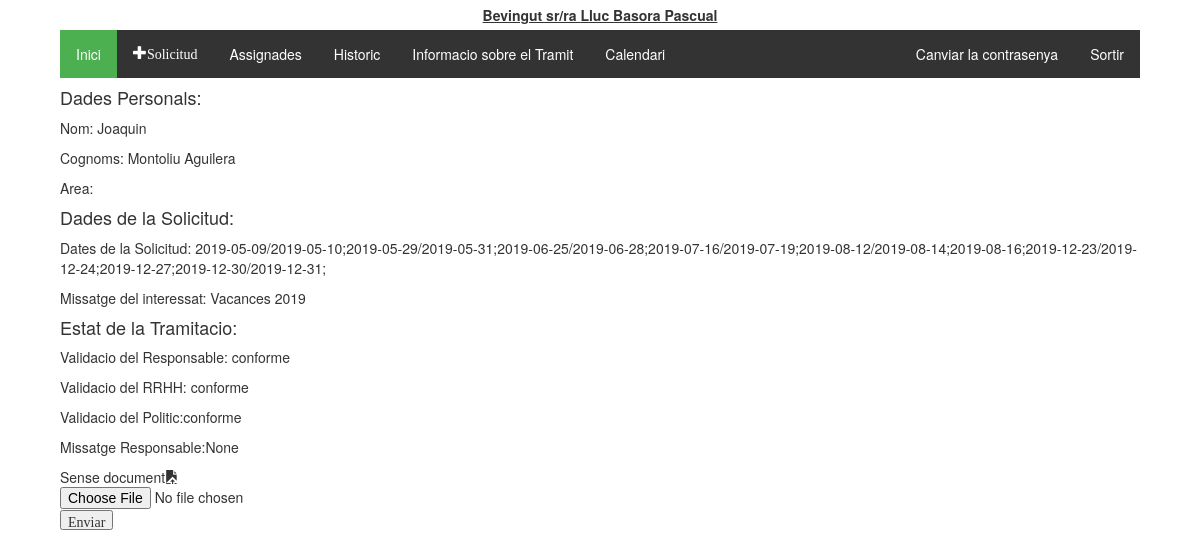
The app's page /tramitador/tramit/1/ (signed in) with its own data.
### tramitador/models.py (models this page shows, shortened)
class Treballadors(AbstractUser):
    usuari = models.CharField(max_length=20)
    """nom = models.CharField(max_length=20)
    cognoms = models.CharField(max_length=20)
    email = models.CharField(max_length=50)"""
    dni = models.CharField(max_length=20, null = True, blank=True)
    areas = models.ManyToManyField(Area)
    """rol = models.CharField(max_length=20, choices = tip_rols, default = 'treb')
    estat = models.CharField(max_length=10, choices = tip_estats, default = 'alta')"""
    representant = models.ForeignKey('self', on_delete=models.CASCADE, blank=True, null = True)
    class Meta:
        ordering = ['first_name','last_name']

class Tramit(models.Model):
    validacio = (
        ('conforme','conforme'),
        ('inconforme','no conforme'),
        ('espera', 'en espera'),
    )
    tipologia = (
        ('vacances', 'Vacances'),
        ('perm_precep', 'Permisos preceptius'),
        ('perm_no_precep', 'Permisos no preceptius'),
        ('asum_p', 'Asumptes personals'),
        ('perm_indisposicio', 'Permis Indisposicio'),
        ('perm_altres', 'Altres permissos'),
    )
    treballador = models.ForeignKey(Treballadors, on_delete=models.CASCADE)
    document = models.ForeignKey(Document, on_delete=models.SET_NULL, null=True, blank=True)
    creat_en = models.DateTimeField(auto_now_add=True)
    modificat_en = models.DateTimeField(auto_now=True)
    data_sol = models.CharField(max_length=250, help_text = "Interval de dates amb guións '/', per dies no consecutios emprar ';' Exemple:2019-08-01-2019-08-20;2019-09-09")
    tipus = models.CharField(max_length=40, choices=tipologia, default='asum_p')
    finalitzat = models.BooleanField(default=False)
    """Validacio de RRHH"""
    valRRHH = models.CharField(max_length=20, choices=validacio, default='espera')
    """Validacio del responsable"""
    valResp =  models.CharField(max_length=20, choices=validacio, default='espera')
    """Validacio del Politic"""
    valPol = models.CharField(max_length=20, choices=validacio, default='espera')
    """En cas de voler explicar el motiu"""
    missatge_usuari = models.CharField(max_length=2000, null = True)
    missatge_responsable = models.CharField(max_length=2000, null = True, blank=True)
    """Millores per el admin site"""
    def was_published_recently(self):
        return self.creat_en >= timezone.now() - datetime.timedelta(days=1)
    was_published_recently.admin_order_field = 'creat_en'
    was_published_recently.boolean = True
    was_published_recently.short_description = 'Publicat recentment?'

### tramitador/views.py (the view)
# urls.py: path('tramit/<int:pk>/', views.tramit_detall, name='tramit_detall'),
@login_required
def tramit_detall(request, pk):
    tramit = get_object_or_404(Tramit, pk=pk)
    return render(request, 'tramits/tramit_detall.html', {'tramit': tramit})

### tramitador/templatetags/group.py (called while the page is built)
@register.filter(name='has_group')
def has_group(user, group_name):
    group_name = group_name.split(";")
    for group in group_name:
        if(user.groups.filter(name=group).exists()):
            return True
    return False

### tramitador/templates/tramits/tramit_detall.html (shortened to what this page needs)
{% extends 'tramits/base.html' %}
{% block content %}
  <div id="tramit">
    <h4>Dades Personals:</h4>
    <p>Nom: {{tramit.treballador.first_name}}</p>
    <p>Cognoms: {{tramit.treballador.last_name}}</p>
    <p>Area:{{tramit.treballador.area}}</p>
    <h4>Dades de la Solicitud:</h4>
    <p>Dates de la Solicitud: {{tramit.data_sol}}</p>
    <p>Missatge del interessat: {{tramit.missatge_usuari}}</p>
    <h4>Estat de la Tramitacio:</h4>
    <p>Validacio del Responsable: {{tramit.valResp}}</p>
    <p>Validacio del RRHH: {{tramit.valRRHH}}</p>
    <p>Validacio del Politic:{{tramit.valPol}}</p>
    <p>Missatge Responsable:{{tramit.missatge_responsable}}</p>
    <p>
      {% if tramit.document %}
        <a href="/static/documents/upload/{{tramit.document.document }}" class="glyphicon glyphicon-save-file">{{tramit.document.descripcio}}</a>
        <button class="glyphicon glyphicon-remove btn btn-danger" id="document">
      {% else %}
        Sense document<i class="glyphicon glyphicon-open-file" id="enviar_doc" data-tramit="{{tramit.pk}}"></i>
        <input type="file"  data-tramit="{{tramit.pk}}" />
        <input type="button" class="glyphicon glyphicon-open-file" value="Enviar" name="pujar"/>
      {% endif %}
    </p>
  </div>
{% endblock %}

### tramitador/templates/tramits/base.html (shortened to what this page needs)
<!DOCTYPE html>
{% load static %}
{% load group %}
<html lang="es">
  <head>
    <link rel="stylesheet" href="https://maxcdn.bootstrapcdn.com/bootstrap/3.3.5/css/bootstrap.min.css">
    <link rel="stylesheet" href="https://maxcdn.bootstrapcdn.com/font-awesome/4.4.0/css/font-awesome.min.css">
    <link rel="stylesheet" href="//code.jquery.com/ui/1.12.1/themes/base/jquery-ui.css">
    <link rel="stylesheet" href="{% static 'tramits/style.css' %}">
    <link rel="stylesheet" href="{% static 'tramits/bootstrap-year-calendar.css' %}">
  </head>
  <body>
    <div id="heading">
      {% block heading %}
        {% if user.is_authenticated %}
          Bevingut sr/ra {{ user.first_name }} {{ user.last_name }}
        {% else %}
          <p>Encara no t'has autentificat:<a href="{% url 'login' %}"><button type="button" class="btn btn-primary">Entrar</button></a></p>
        {% endif %}
      {% endblock %}
    </div>
    {% if user.is_authenticated %}
      <div id="main_block">
        <div id="options_block">
          <ul class="menu_options">
            <li><a href="{% url 'index' %}" class="active">Inici</a></li>
            <li><a href="{% url 'nou_tramit' %}"class ="glyphicon glyphicon-plus">Solicitud</a></li>
            {% if request.user|has_group:"RRHH;responsables;politics" %}
              <li><a href="{% url 'assignades' %}">Assignades</a></li>
            {% endif %}
            <li><a href="{% url 'historic' %}">Historic</a></li>
            <li><a target="_blank" href="{% static 'documentacio/manual.pdf' %}">Informacio sobre el Tramit</a></li>
            <li><a target="_blank" href="{% url 'calendari' %}">Calendari</a></li>
            <li class="menu_options_dreta"><a href="{% url 'logout' %}">Sortir</a></li>
            <li class="menu_options_dreta"><a href="/permivac/tramitador/accounts/password_change/">Canviar la contrasenya</a></li>
          </ul>
        </div>
        {% block content %}
        {% endblock %}
      </div>
    {% endif %}
  </body>
</html>

### tramitador/static/tramits/style.css (style rules this page uses)
#heading { display:flex; flex-direction: row; justify-content: center; align-content:center; align-items:center; width: 90%; height: auto; margin-left: auto; margin-right: auto; padding: 5px; text-decoration: underline; font-weight: bold; }
#main_block { display:flex; flex-direction:column; width: 90%; margin-left: auto; margin-right: auto; height: auto; justify-content: center; }
ul.menu_options { list-style-type: none; margin: 0; padding: 0; overflow: hidden; background-color: #333; }
ul.menu_options li { float: left; }
ul.menu_options li.menu_options_dreta { float:right; }
ul.menu_options li a { display: block; color: white; text-align: center; padding: 14px 16px; text-decoration: none; }
.active { background-color: #4CAF50; }
a, i { cursor: pointer; }

### records on screen
Treballadors: first_name "Lluc", last_name "Basora Pascual"
Tramit: treballador.first_name "Joaquin", treballador.last_name "Montoliu Aguilera", data_sol "2019-05-09/2019-05-10;2019-05-29/2019-05-31;2019-06-25/2019-06-28;2019-07-16/2019-07-19;2019-08-12/2019-08-14;2019-08-16;2019-12-23/2019-12-24;2019-12-27;2019-12-30/2019-12-31;", missatge_usuari "Vacances 2019", valResp "conforme", valRRHH "conforme", valPol "conforme", missatge_responsable "None"
